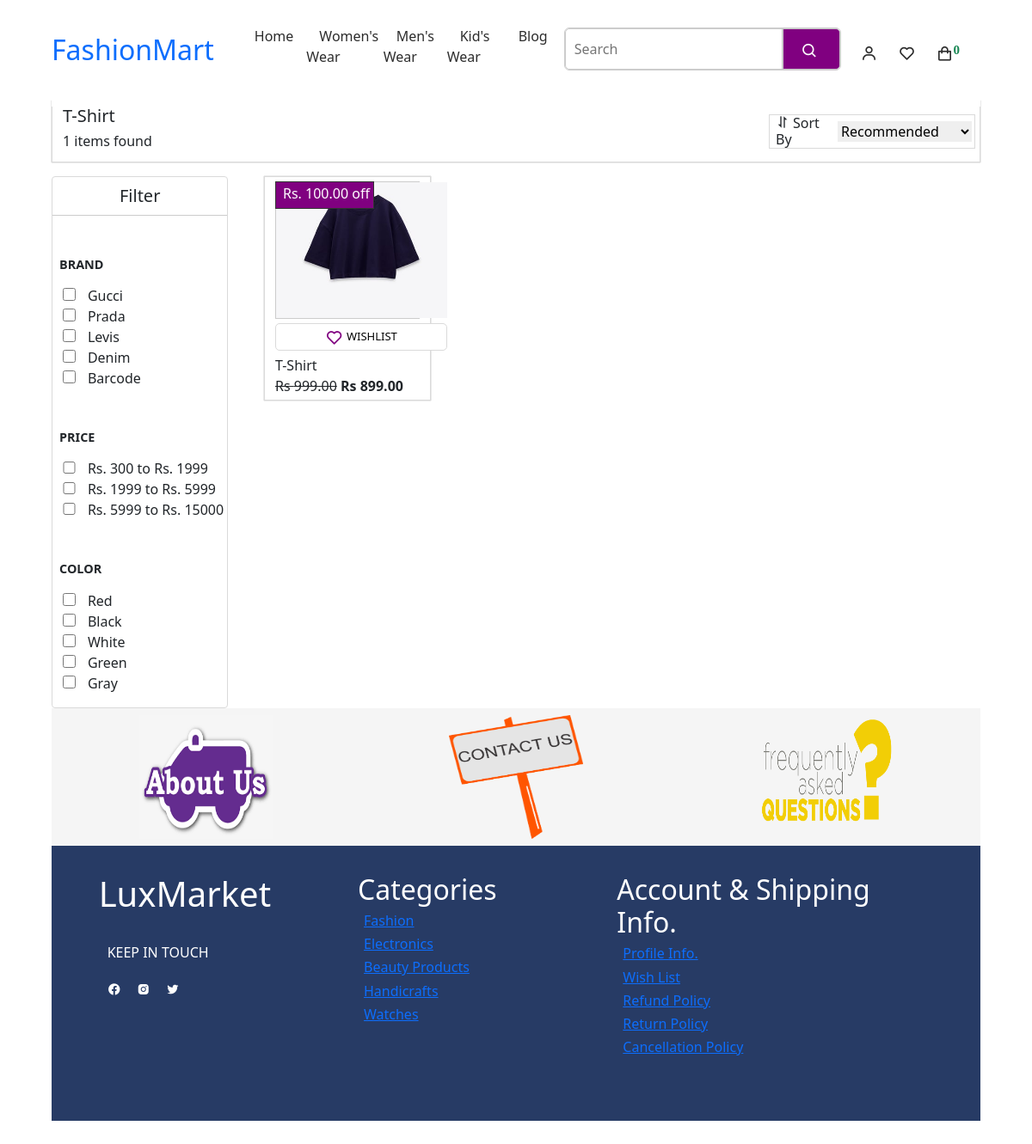
The app's page /subcategory/T-Shirt/ with its own data.
### myeSite/models.py (models this page shows, shortened)
class Subcategory(models.Model):
    name = models.CharField(max_length=255)
    category = models.ForeignKey(Category, related_name='subcategories', on_delete=models.CASCADE)

class Product(models.Model):
    name = models.CharField(max_length=255)
    description = models.TextField()
    stock_status = models.CharField(max_length=50, default='In Stock')
    old_price = models.DecimalField(max_digits=10, decimal_places=2, default=500,  null=True, blank=True)
    new_price = models.DecimalField(max_digits=10, decimal_places=2, default=400, null=False, blank=False)
    discount_price = models.DecimalField(max_digits=10, decimal_places=2, default=100,  null=True, blank=True)
    brand = models.ForeignKey(Brand, on_delete=models.CASCADE)
    category = models.ForeignKey(Category, on_delete=models.CASCADE)
    subcategory = models.ForeignKey(Subcategory, on_delete=models.CASCADE)
    image = models.ImageField(upload_to='product_images/')

### myeSite/views.py (the view, shortened to what this page needs)
# urls.py: path('subcategory/<str:subcategory_name>/', views.subcategory_details, name='product'),
def subcategory_details(request, subcategory_name):
    subcategory = get_object_or_404(Subcategory, name=subcategory_name)
    items = Product.objects.filter(subcategory=subcategory)
    items_count = items.count()
    return render(request, 'myeSite/productPages/product-list.html', {'subcateogry':subcategory, 'items':items, 'item_count':items_count})

### myeSite/context_processors.py (called while the page is built)
def categories_processor(request):
    categories = Category.objects.all().prefetch_related('subcategories')
    return {'categories': categories}

### myeSite/templates/myeSite/productPages/product-list.html (shortened to what this page needs)
{% extends "main.html" %}
{% load static %}
{% block tShirt %}
<div class="tshirt-section">
    <div class="firstheadingdiv">
        <div class="info-content">
            <h5>{{subcateogry.name}}</h5>
            <h6>{% if item_count %}{{ item_count }} items found {% else %} No items found {% endif %}</h6>
        </div>
        <div class="sortby">
            <h6><i class='bx bx-sort'></i>Sort By</h6>
            <form method="POST">
                <select id="services" name="services">
                    <option value="latest">Recommended</option>
                </select>
            </form>
        </div>
    </div>
    <div class="filter-product">
        <div class="filter">
            <h2 class="text-center fs-5">Filter</h2>
            <h5 class="ms-2 mt-5">BRAND</h5>
            <form action="#" method="POST">
                <ul>
                    <li><input type="checkbox" name="brand1" id="brand1"> Gucci</li>
                    <li><input type="checkbox" name="brand2" id="brand2"> Prada</li>
                    <li><input type="checkbox" name="brand3" id="brand3"> Levis</li>
                    <li><input type="checkbox" name="brand4" id="brand4"> Denim</li>
                    <li><input type="checkbox" name="brand5" id="brand5"> Barcode</li>
                </ul>
            </form>
            <h5 class="ms-2 mt-5">PRICE</h5>
                <form action="#" method="POST">
                    <ul>
                        <li><input type="checkbox" name="price" id="price"> Rs. 300 to Rs. 1999</li>
                        <li><input type="checkbox" name="price2" id="price2"> Rs. 1999 to Rs. 5999</li>
                        <li><input type="checkbox" name="price3" id="price3"> Rs. 5999 to Rs. 15000</li>
                    </ul>
                </form>
                <h5 class="ms-2 mt-5">COLOR</h5>
                <form action="#" method="POST">
                    <ul>
                        <li><input type="checkbox" name="color1" id="color1"> Red</li>
                        <li><input type="checkbox" name="color2" id="color2"> Black</li>
                        <li><input type="checkbox" name="color3" id="color3"> White</li>
                        <li><input type="checkbox" name="color4" id="color4"> Green</li>
                        <li><input type="checkbox" name="color5" id="brand5"> Gray</li>
                    </ul>
                </form>
        </div>
        {% if items %}
        <div class="product">
            <div class="row">
                 {% for item in items %}
                <div class="product-card">
                    {% if item.discount_price %}
                    <div class="show-discount d-flex align-items-center"><p class="ms-2 mt-3">Rs. {{item.discount_price}} off</p></div>
                    {% endif %}
                    <div class="tshirt-img">
                        {% if item.image %}
                        <a href="{% url 'itemsDetail' item.pk %}"><img src="{{ item.image.url }}" alt="{{ item.name }}"></a>
                        {% else %}
                        <p>No image available</p>
                        {% endif %}
                    </div>
                    <form method="post" action="#">
                        <button type="submit" class="addToWishlist"><i class='bx bx-heart' id="wishlist_hearticon"></i>WISHLIST</button>
                    </form>
                    <div class="infoaboutproduct">
                        <p>{{ item.name }}</p>
                        {% if item.old_price %}
                        <span id='old-price' class="fw-light">Rs {{ item.old_price }}</span>
                        {% endif %}
                        <span id='new-price' class="fw-semibold">Rs {{ item.new_price  }}</span>
                    </div>
                </div>
                {% endfor %}
            </div>
            {% else %}
            <h4 class="text-danger fw-bold">No Items Available</h4>
            {% endif %}
        </div>
    </div>
{% endblock %}

### myeSite/static/myeSite/css/style.css (style rules this page uses)
* { margin: 0; padding: 0; box-sizing: border-box; scroll-behavior: smooth; }
html, body { height: 100%; width: 100%; }
#old-price { text-decoration: line-through; }
#new-price { font-weight: 900; }
.right-infoPart h5, span, p, button { margin-left: 10px; margin-top: 10px; margin-bottom: 1.2rem; }
button { width: 7rem; padding: 10px; border: none; border-radius: 5px; }
button i { font-size: 1.3rem; color: purple; }
#new-price { font-weight: 700; }
.tshirt-section { height: 200vh; width: 100%; margin-top: 7.3rem; }
.firstheadingdiv { height: 4.5rem; width: 100%; border: 1px solid #dadada; display: flex; align-items: center; justify-content: space-between; padding-left: 5px; padding-right: 5px; box-shadow: 0px 0px 1px gray; margin-bottom: 1rem; }
.sortby { height: 2.5rem; width: 15rem; border: 1px solid #dadada; display: flex; align-items: center; justify-content: space-between; padding-right: 3px; }
.sortby h6, i { padding-right: 4px; margin-top: 4px; }
.info-content h5, h6 { padding-left: 7px; }
#services { border: none; outline: none; cursor: pointer; }
.filter-product { display: flex; gap: 2%; }
.filter { height: auto; width: 20%; border: 1px solid #dadada; border-radius: 4px; transition: all .42s ease; }
.filter h2 { padding: 10px; border-bottom: 1px solid #ccc; }
.filter h5 { margin-bottom: 1rem; font-size: .9rem; font-weight: 700; }
.filter ul { list-style-type: none; }
.filter ul li { margin-left: -20px; }
.filter input[type='checkbox'] { cursor: pointer; height: .92rem; width: .92rem; margin-right: 10px; }
.product { height: auto; width: 80%; margin-bottom: 5rem; margin-left: 2rem; }
.row { display: flex; justify-content: start; margin-bottom: 8px; }
.product-card { height: 16.3rem; width: 23%; border: 1px solid #dadada; box-shadow: 0px 0px 1px gray; position: relative; margin-bottom: 1.7rem; margin-right: 1rem; }
.show-discount { height: 2rem; width: 7.2rem; border: 1px solid #333; position: absolute; top: 5px; z-index: 1; background-color: purple; color: #fff; }
.tshirt-img { height: 10rem; width: 100%; border: 1px solid #ccc; margin-top: 5px; transition: transform .42s ease; }
.tshirt-img img { height: 100%; width: 199px; object-fit: cover; }
.infoaboutproduct { height: 7vh; width: 100%; }
.infoaboutproduct p, span { margin: 0; }
.addToWishlist { height: 2rem; width: 12.5rem; margin: 5px 0px; border: 1px solid #dadada; background-color: #fff; font-size: 13px; display: flex; align-items: center; justify-content: center; }

### records on screen
Subcategory: name "T-Shirt"
Product: discount_price "100.00", image (picture), name "T-Shirt", old_price "999.00", new_price "899.00"

### other values on screen
{{ request.cart_items|length }} "0"
{{ item_count }} "1"
